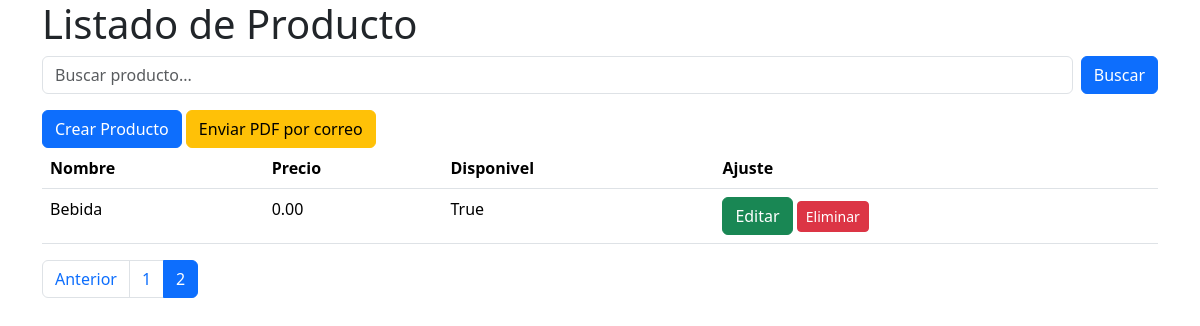
Screenshot of /?page=2 with the database file from the repository.
### producto/models.py (models this page shows, shortened)
class Productos(models.Model):
    nombre = models.CharField(max_length=100)
    price = models.DecimalField(max_digits=8, decimal_places=2)
    disponible = models.BooleanField(default=True)

### producto/views.py (the view)
# urls.py: path('',views.lista_producto, name='lista_producto'),
def lista_producto(request):
    query = request.GET.get("q")
    producto = Productos.objects.all().order_by('id')
    if query:
        producto = producto.filter(
        Q(nombre__icontains=query) |
        Q(price__icontains=query) |
        Q(disponible__icontains=query)
    )
    paginator = Paginator(producto, 5)
    page_number = request.GET.get('page')
    page_obj = paginator.get_page(page_number)
    context = {
        'page_obj': page_obj,
        "query":query
    }
    return render(request, 'listado.html', context)

### producto/templates/listado.html (shortened to what this page needs)
{% extends "index.html" %} {% load static %} {% block content %}
<div class="container">
  <h1>Listado de Producto</h1>
  <form method="get" class="mb-3 d-flex">
    <input type="text" name="q" class="form-control me-2" placeholder="Buscar producto..."
      value="{{ query|default:'' }}" />
    <button type="submit" class="btn btn-primary">Buscar</button>
  </form>
  <a href="{% url 'crear_producto' %}" class="btn btn-primary">Crear Producto</a>
  <a href="{% url 'enviar_pdf_email' %}" target="_blank" class="btn btn-warning">
    Enviar PDF por correo
  </a>
  <table class="table">
    <thead>
      <tr>
        <th scope="col">Nombre</th>
        <th scope="col">Precio</th>
        <th scope="col">Disponivel</th>
        <th scope="col">Ajuste</th>
      </tr>
    </thead>
    <tbody>
      {% for p in page_obj %}
      <tr data-id="{{ p.id }}">
        <td>{{p.nombre}}</td>
        <td>{{p.price}}</td>
        <td>{{p.disponible}}</td>
        <td>
          <div>
            <a href="{% url 'editar_producto' p.id %}" class="btn btn-success">Editar</a>
            <button type="button" class="btn btn-sm btn-danger eliminar-btn" data-id="{{ p.id }}">
              Eliminar
            </button>
          </div>
        </td>
      </tr>
      {% endfor %}
    </tbody>
  </table>
  <nav>
    <ul class="pagination">
      {% if page_obj.has_previous %}
      <li class="page-item">
        <a class="page-link" href="?page={{ page_obj.previous_page_number }}">Anterior</a>
      </li>
      {% endif %} {% for num in page_obj.paginator.page_range %}
      <li class="page-item {% if page_obj.number == num %}active{% endif %}">
        <a class="page-link" href="?page={{ num }}">{{ num }}</a>
      </li>
      {% endfor %}
    </ul>
  </nav>
</div>
{% endblock %}

### rows the page displays
Productos: nombre "Bebida", price "0.00", disponible "True"

### other values shown
{{ num }} "1" "2"
